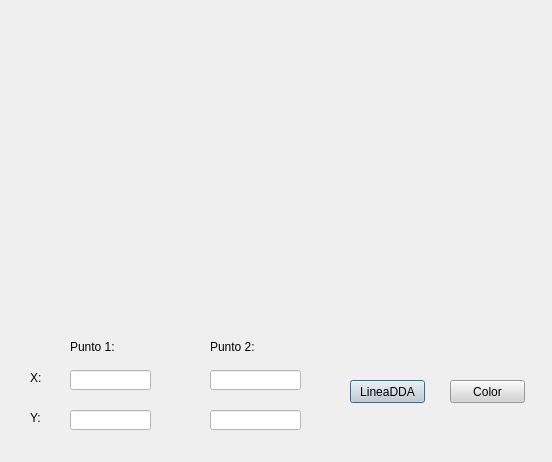
<?xml version="1.0" encoding="UTF-8"?>
<ui version="4.0">
 <class>Dialog</class>
 <widget class="QDialog" name="Dialog">
  <property name="geometry">
   <rect>
    <x>0</x>
    <y>0</y>
    <width>552</width>
    <height>462</height>
   </rect>
  </property>
  <property name="windowTitle">
   <string>Linea DDA</string>
  </property>
  <property name="styleSheet">
   <string notr="true"/>
  </property>
  <widget class="QPushButton" name="pushButton">
   <property name="geometry">
    <rect>
     <x>350</x>
     <y>380</y>
     <width>75</width>
     <height>23</height>
    </rect>
   </property>
   <property name="styleSheet">
    <string notr="true">background-color: rgb(211, 211, 211);</string>
   </property>
   <property name="text">
    <string>LineaDDA</string>
   </property>
  </widget>
  <widget class="QLineEdit" name="lineEdit">
   <property name="geometry">
    <rect>
     <x>70</x>
     <y>370</y>
     <width>81</width>
     <height>20</height>
    </rect>
   </property>
   <property name="styleSheet">
    <string notr="true">background-color: rgb(255, 255, 255);</string>
   </property>
  </widget>
  <widget class="QLineEdit" name="lineEdit_2">
   <property name="geometry">
    <rect>
     <x>70</x>
     <y>410</y>
     <width>81</width>
     <height>20</height>
    </rect>
   </property>
   <property name="styleSheet">
    <string notr="true">background-color: rgb(255, 255, 255);</string>
   </property>
  </widget>
  <widget class="QLineEdit" name="lineEdit_3">
   <property name="geometry">
    <rect>
     <x>210</x>
     <y>370</y>
     <width>91</width>
     <height>20</height>
    </rect>
   </property>
   <property name="styleSheet">
    <string notr="true">background-color: rgb(255, 255, 255);</string>
   </property>
  </widget>
  <widget class="QLineEdit" name="lineEdit_4">
   <property name="geometry">
    <rect>
     <x>210</x>
     <y>410</y>
     <width>91</width>
     <height>20</height>
    </rect>
   </property>
   <property name="styleSheet">
    <string notr="true">background-color: rgb(255, 255, 255);</string>
   </property>
  </widget>
  <widget class="QLabel" name="label">
   <property name="geometry">
    <rect>
     <x>70</x>
     <y>340</y>
     <width>47</width>
     <height>13</height>
    </rect>
   </property>
   <property name="text">
    <string>Punto 1:</string>
   </property>
  </widget>
  <widget class="QPushButton" name="pushButton_2">
   <property name="geometry">
    <rect>
     <x>450</x>
     <y>380</y>
     <width>75</width>
     <height>23</height>
    </rect>
   </property>
   <property name="styleSheet">
    <string notr="true">background-color: rgb(211, 211, 211);</string>
   </property>
   <property name="text">
    <string>Color</string>
   </property>
  </widget>
  <widget class="QLabel" name="label_2">
   <property name="geometry">
    <rect>
     <x>30</x>
     <y>370</y>
     <width>21</width>
     <height>16</height>
    </rect>
   </property>
   <property name="text">
    <string>X:</string>
   </property>
  </widget>
  <widget class="QLabel" name="label_5">
   <property name="geometry">
    <rect>
     <x>30</x>
     <y>410</y>
     <width>21</width>
     <height>16</height>
    </rect>
   </property>
   <property name="text">
    <string>Y:</string>
   </property>
  </widget>
  <widget class="QLabel" name="label_6">
   <property name="geometry">
    <rect>
     <x>210</x>
     <y>340</y>
     <width>47</width>
     <height>13</height>
    </rect>
   </property>
   <property name="text">
    <string>Punto 2:</string>
   </property>
  </widget>
 </widget>
 <resources/>
 <connections/>
</ui>
